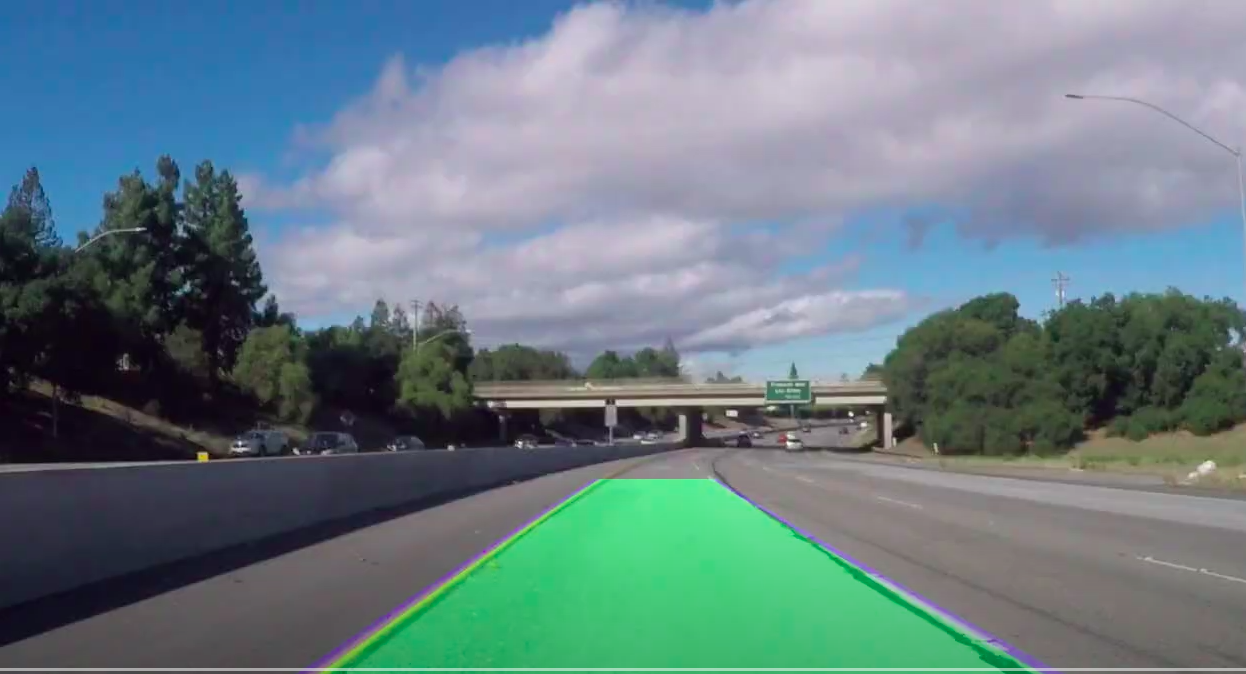
#> input picture Images/lane.png, 1246 x 674 px, given in place of the camera
$ jupyter execute lane_detection.ipynb   (text cells are left out)
#> lines starting #> are read from the running program, lines starting #| are printed output that depends on the picture
[cell 1]
import cv2 as cv
import numpy as np
import matplotlib.pyplot as plt
import tensorflow as tf

[cell 2]
def read_vid():
    print("Enter file name: ")
    url = input()
    cap = cv.VideoCapture(url)
    if not cap.isOpened():
        print("Cannot open file")
        exit()
    return cap

[cell 3]
# [8 lines left out: function process, not called in this run]

[cell 4]
# [12 lines left out: function process1, not called in this run]

[cell 5]
#yellow and white
def process2(frame):
    l1 = np.array([100,100,200],dtype=np.uint8)
    u1 = np.array([255,255,255],dtype=np.uint8)
    l2 = np.array([0,180,255],dtype=np.uint8)
    u2 = np.array([170,255,255],dtype=np.uint8)
    l3 = np.array([20,120,80],dtype=np.uint8)
    u3 = np.array([45,200,255],dtype=np.uint8)

    mask1 = cv.inRange(frame,l1,u1)
    mask2 = cv.inRange(frame,l2,u2)
    mask3 = cv.inRange(cv.cvtColor(frame,cv.COLOR_BGR2HLS),l3,u3)
    mask = cv.bitwise_or(mask1,mask2)
    mask = cv.bitwise_or(mask,mask3)

    blur = cv.GaussianBlur(mask,(5,5),0)
    canny = cv.Canny(blur,50,100)
    i = canny
    return mask

[cell 6]
def threshold_rel(img,l,h):
    vmin = np.min(img)
    vmax = np.max(img)
    lo = vmin + (vmax-vmin)*l
    hi = vmin + (vmax-vmin)*h
    return np.uint8((img>=lo)&(img<=hi))*255

def threshold_abs(img,l,h):
    return np.uint8((img>=l)&(img<=h))*255

def process3(frame):
    hls = cv.cvtColor(frame,cv.COLOR_BGR2HLS)
    hsv = cv.cvtColor(frame,cv.COLOR_BGR2HSV)
    h = hls[:,:,0]
    l = hls[:,:,1]
    s = hls[:,:,2]
    v = hsv[:,:,2]

    right_lane = threshold_rel(l, 0.8, 1.0)
    right_lane[:,:750] = 0

    left_lane = threshold_abs(h, 20, 30)
    left_lane &= threshold_rel(v, 0.7, 1.0)
    left_lane[:,550:] = 0

    mask = left_lane | right_lane


    blur = cv.GaussianBlur(mask,(5,5),0)
    canny = cv.Canny(blur,50,100)
    i = canny
    return mask

[cell 7]
#roi for approach1
def region_of_interest(img,pts=[(170,700),(1150,700),(700,450)]):
    polygons = np.array([pts])
    mask = np.zeros_like(img)
    cv.fillPoly(mask,polygons,255)
    masked_img = cv.bitwise_and(img,mask)
    return masked_img

[cell 8]
#warp perspective
def transform_backward(img,pts=None):
    x_size = img.shape[1]
    y_size = img.shape[0]
    if pts is None:
        mid_x = x_size//2
        top_y = 2*y_size//3
        top_margin = 93
        bottom_margin = 450
        pts = ([(mid_x-top_margin,top_y),(mid_x+top_margin,top_y),(mid_x-bottom_margin,y_size),(mid_x+bottom_margin,y_size)],
               [(mid_x-bottom_margin,0),(mid_x+bottom_margin,0),(mid_x-bottom_margin,y_size),(mid_x+bottom_margin,y_size)])

    pts1 = np.float32(pts[1])
    pts2 = np.float32(pts[0])
    M = cv.getPerspectiveTransform(pts1,pts2)
    new = cv.warpPerspective(img,M,(x_size,y_size),flags=cv.INTER_LINEAR)

    return new

[cell 9]
#warp perspective
def transform_forward(img,pts=None):
    x_size = img.shape[1]
    y_size = img.shape[0]
    if pts is None:
        mid_x = x_size//2
        top_y = 2*y_size//3
        top_margin = 93
        bottom_margin = 450
        pts = ([(mid_x-top_margin,top_y),(mid_x+top_margin,top_y),(mid_x-bottom_margin,y_size),(mid_x+bottom_margin,y_size)],
               [(mid_x-bottom_margin,0),(mid_x+bottom_margin,0),(mid_x-bottom_margin,y_size),(mid_x+bottom_margin,y_size)])

    pts1 = np.float32(pts[0])
    pts2 = np.float32(pts[1])
    M = cv.getPerspectiveTransform(pts1,pts2)
    new = cv.warpPerspective(img,M,(x_size,y_size),flags=cv.INTER_LINEAR)

    return new

[cell 10]
# [8 lines left out: function find_coordinates, not called in this run]

[cell 11]
def draw_lines(img,lines,full=None):
    lane_img = np.zeros_like(img)
    if lines is not None:
        for line in lines:
            x1,y1,x2,y2 = line.reshape(4)
            if (full is None) or (full == 0):
                cv.line(lane_img,(x1,y1),(x2,y2),(0,0,255),5)
            else:
                p = np.polyfit((x1,y1),(x2,y2),1)
                x1,y1,x2,y2 = find_coordinates(img,p).reshape(4)
                cv.line(lane_img,(x1,y1),(x2,y2),(0,0,255),5)
    return lane_img

[cell 12]
# [18 lines left out: function average_lines, not called in this run]

[cell 13]
#approach2: sliding window method
def find_lane(img,nwindows=10,margin=80,minpix=None):
    if minpix is None:
        minpix = margin*2
    assert (img.ndim == 2)
    new_bin = np.zeros_like(img)
    new_bin[img>0] = 1

    out = np.copy(cv.cvtColor(img,cv.COLOR_GRAY2BGR))
    out[out>0] = 255

    histogram = np.sum(new_bin[new_bin.shape[0]//2000:,:],axis=0)
    mid = histogram.shape[0]//2
    left_x = np.argmax(histogram[:mid])
    right_x = np.argmax(histogram[mid:]) + mid

    #find nonzero pixel index number in image (coordinates of bright)
    win_height = new_bin.shape[0]//nwindows
    nonzero = new_bin.nonzero()
    nonzero_x = np.array(nonzero[1])
    nonzero_y = np.array(nonzero[0])

    left_lane_ind = []
    right_lane_ind = []
    #find windows
    for win in range(nwindows):
        win_y_low = new_bin.shape[0] - (win+1)*win_height
        win_y_high = new_bin.shape[0] - win*win_height
        win_x_left_low = max(0,left_x-margin)
        win_x_left_high = left_x+margin
        win_x_right_low = right_x - margin
        win_x_right_high = min(new_bin.shape[1]-1,right_x+margin)

        #draw rectangel:
        cv.rectangle(out,(win_x_left_low,win_y_high),(win_x_left_high,win_y_low),(0,255,0),3)
        cv.rectangle(out,(win_x_right_low,win_y_high),(win_x_right_high,win_y_low),(0,255,0),3)

        #non-zero pixel within the windows, returned as positions(index) in nonzero_x
        left_ind = ((nonzero_y>=win_y_low) & (nonzero_y<=win_y_high) &
                    (nonzero_x>=win_x_left_low) & (nonzero_x<=win_x_left_high)).nonzero()[0]
        right_ind = ((nonzero_y>=win_y_low) & (nonzero_y<=win_y_high) &
                     (nonzero_x>=win_x_right_low) & (nonzero_x<=win_x_right_high)).nonzero()[0]
        left_lane_ind.append(left_ind)
        right_lane_ind.append(right_ind)

        #re-align centre
        if len(left_ind)>= minpix:
            left_x = int(np.mean(nonzero_x[left_ind]))
        if len(right_ind)>=minpix:
            right_x = int(np.mean(nonzero_x[right_ind]))

    #concatenate array of index of pixels inside all boxes
    left_lane_ind = np.concatenate(left_lane_ind)
    right_lane_ind = np.concatenate(right_lane_ind)

    #coordinates of final "good pixels" i.e inside the boxes
    left_x = nonzero_x[left_lane_ind]
    left_y = nonzero_y[left_lane_ind]
    right_x = nonzero_x[right_lane_ind]
    right_y = nonzero_y[right_lane_ind]

    #color the good pixels
    out[left_y,left_x] = [255,0,0]
    out[right_y,right_x] = [0,0,255]

    #fit 2nd order poly
    left_fit,right_fit = np.array([]),np.array([])

    if (left_y.size!=0) and (left_x.size!=0):
        left_fit = np.polyfit(left_y,left_x,2)
    if (right_y.size!=0) and (right_x.size!=0):
        right_fit = np.polyfit(right_y,right_x,2)


    #get coordinates of poly
    y_val = np.linspace(0,new_bin.shape[0]-1,new_bin.shape[0])
    left_x_val,right_x_val = np.array([]),np.array([])
    if left_fit.size!=0:
        left_x_val = left_fit[0]*y_val**2 + left_fit[1]*y_val + left_fit[2]
    if right_fit.size!=0:
        right_x_val = right_fit[0]*y_val**2 + right_fit[1]*y_val + right_fit[2]

    #draw poly
    #left_points,right_points = np.array([]),np.array([])
    if left_x_val.size!=0:
        left_points = np.array([np.vstack([left_x_val,y_val]).T])
        pts = np.array(left_points.squeeze(),np.int32)
        pts.reshape((-1,1,2))
        cv.polylines(out,[pts],False,(254,0,0),50)
    if right_x_val.size!=0:
        right_points = np.array([np.flipud(np.vstack([right_x_val,y_val]).T)])
        pts = np.array(right_points.squeeze(),np.int32)
        pts.reshape((-1,1,2))
        cv.polylines(out,[pts],False,(254,0,0),50)
    lane = np.copy(out)
    lane[out==255] = 0
    if (left_x_val.size!=0) and (right_x_val.size!=0):
        pts = np.hstack((left_points,right_points))
        cv.fillPoly(lane,np.int_([pts]),(0,254,0))
    return out,lane

[cell 14]
#take input file
capt = read_vid()
_,frame = capt.read()
#> frame is the input picture: shape (674, 1246, 3); mean B, G, R 131.7, 125.6, 104.9
plt.imshow(frame)
plt.imshow(frame)

[cell 15]
#apporach1: basic roi and edges
cap = capt
while True:
    _,frame = cap.read()
    if not _:
        break
    roi = region_of_interest(process2(frame))
#> in region_of_interest, `polygons = np.array([pts])`: polygons = [[170, 700], [1150, 700], [700, 450]]
    lines = cv.HoughLinesP(roi,2,np.pi/180,100,np.array([]),minLineLength=40,maxLineGap=5)
#> lines = [[346, 655, 419, 602]]
    #avg_lines = average_lines(frame,lines)
    final = cv.addWeighted(frame,0.8,draw_lines(frame,lines),1,1)
#> the loop in draw_lines, `for line in lines:` made 1 pass
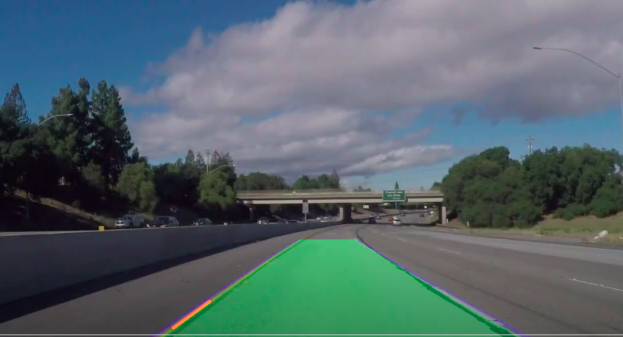
#> final: shape (674, 1246, 3) (shown at 1/2 size); mean B, G, R 106.3, 101.5, 85.1
    cv.imshow('hey',final)
    k = cv.waitKey(1)
#> (key q is pressed here)
    if k == ord('q'):
        break
    if k == ord('p'):
        cv.waitKey(0)

#cap.release()
cv.destroyAllWindows()

[cell 16]
#approach 2: sliding window on detected yellow and white
cap = capt
fourcc = cv.VideoWriter_fourcc(*'MJPG')
#> fourcc = 1196444237
#output = cv.VideoWriter('output2.avi',fourcc,30.0,(1280,720))
while True:
    _,frame = cap.read()
    if not _:
        break
    new = process3(transform_forward(frame))
#> in transform_forward, `M = cv.getPerspectiveTransform(pts1,pts2)`: M = [[-0.726, -1.6, 1075.6], [-4.24e-16, -2.18, 977.1], [-1.02e-18, -0.00256, 1]]
#> in process3, `v = hsv[:,:,2]`:
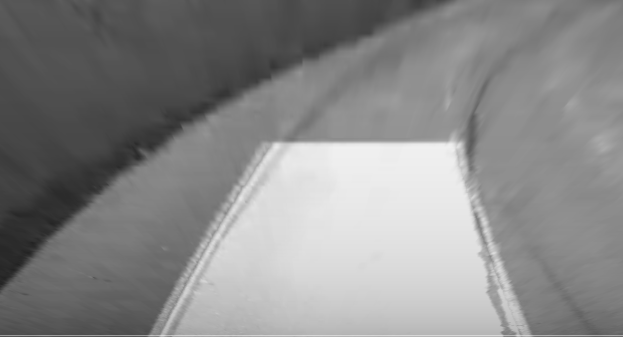
#> v: shape (674, 1246) (shown at 1/2 size); min 32, max 240, mean 136.7
#> in threshold_rel, `vmin = np.min(img)`: vmin = 26
#> in threshold_rel, `vmax = np.max(img)`: vmax = 198
#> in threshold_rel, `lo = vmin + (vmax-vmin)*l`: lo = 163.6
#> in threshold_rel, `hi = vmin + (vmax-vmin)*h`: hi = 198
    #lines = cv.HoughLinesP(new,2,np.pi/180,100,np.array([]),minLineLength=40,maxLineGap=5)
    #avg_lines = average_lines(frame,lines)
    #lanes = transform_backward(draw_lines(frame,lines))
    out,lanes = find_lane(new)
#> after the loop in find_lane, `for win in range(nwindows):`: left_lane_ind = [[10885, 11173], empty array, empty array, empty array, empty array, empty array, empty array, empty array, empty array, empty array]; right_lane_ind = 10 items
#> in find_lane, `left_lane_ind = np.concatenate(left_lane_ind)`: left_lane_ind = [10885, 11173]
#> in find_lane, `right_lane_ind = np.concatenate(right_lane_ind)`: right_lane_ind = 9369 values, max 11409 at index 321, min 0 at index 9345, mean 5212.2
#> in find_lane, `left_x = nonzero_x[left_lane_ind]`: left_x = [318, 318]
#> in find_lane, `left_y = nonzero_y[left_lane_ind]`: left_y = [670, 671]
#> in find_lane, `right_x = nonzero_x[right_lane_ind]`: right_x = 9369 values, max 985 at index 160, min 823 at index 5432, mean 898
#> in find_lane, `right_y = nonzero_y[right_lane_ind]`: right_y = 9369 values, max 671 at index 161, min 199 at index 9345, mean 366.5
#> in find_lane, `left_fit = np.polyfit(left_y,left_x,2)`: left_fit = [-0.000118, 0.158, 265]
#> in find_lane, `right_fit = np.polyfit(right_y,right_x,2)`: right_fit = [-0.000584, 0.632, 748.6]
#> in find_lane, `left_x_val = left_fit[0]*y_val**2 + left_fit[1]*y_val + left_fit[2]`: left_x_val = 674 values, max 318 at index 670, min 265 at index 0, mean 300.4
#> in find_lane, `right_x_val = right_fit[0]*y_val**2 + right_fit[1]*y_val + right_fit[2]`: right_x_val = 674 values, max 919.4 at index 541, min 748.6 at index 0, mean 872.9
#> in find_lane, `left_points = np.array([np.vstack([left_x_val,y_val]).T])`: left_points = 674 pairs, first value 265 to 318, second value 0 to 673
#> in find_lane, `pts = np.array(left_points.squeeze(),np.int32)`: pts = 674 pairs, first value 265 to 317, second value 0 to 673
#> in find_lane, `right_points = np.array([np.flipud(np.vstack([right_x_val,y_val]).T)])`: right_points = 674 pairs, first value 748.6 to 919.4, second value 0 to 673
#> in find_lane, `pts = np.array(right_points.squeeze(),np.int32)`: pts = 674 pairs, first value 748 to 919, second value 0 to 673
#> in find_lane, `pts = np.hstack((left_points,right_points))`: pts = 1348 pairs, first value 265 to 919.4, second value 0 to 673
#> in find_lane, `cv.fillPoly(lane,np.int_([pts]),(0,254,0))`:
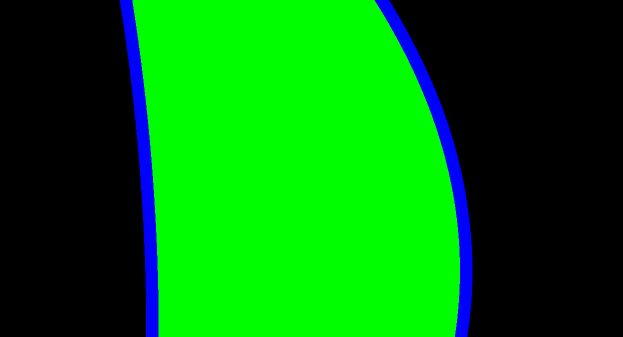
#> lane: shape (674, 1246, 3) (shown at 1/2 size); mean of channels 0, 1, 2 10.4, 116.9, 0; drawn as B, G, R
    lanes = transform_backward(lanes)
#> in transform_backward, `M = cv.getPerspectiveTransform(pts1,pts2)`: M = [[0.207, -0.733, 494.2], [2.3e-16, -0.46, 449], [5.11e-19, -0.00118, 1]]
    final = cv.addWeighted(frame,1,lanes,0.35,1)
    cv.imshow('birds eye',cv.resize(out,(250,300)))
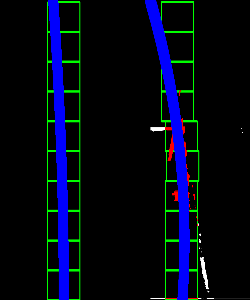
#> window 'birds eye': shape (300, 250, 3); mean B, G, R 22, 8, 1.7
    cv.imshow('result',final)
    #cv.imshow('t',cv.resize(process(transform_forward(frame)),(250,300)))
    #output.write(final.astype('uint8'))
    k = cv.waitKey(1)
#> (key q is pressed here)
    if k == ord('q'):
        break
    if k == ord('p'):
        cv.waitKey(0)

cap.release()
#output.release()
cv.destroyAllWindows()

[cell 17]
pts = ([(550,460),(770,460),(150,720),(1200,720)],
      [(100,0),(1100,0),(100,720),(1100,720)])

[cell 18]
new = process2(transform_forward(frame))
a,b = find_lane(new)
#> call 2 of find_lane, with nwindows = 10, margin = 80
#> after the loop in find_lane (call 2), `for win in range(nwindows):`:
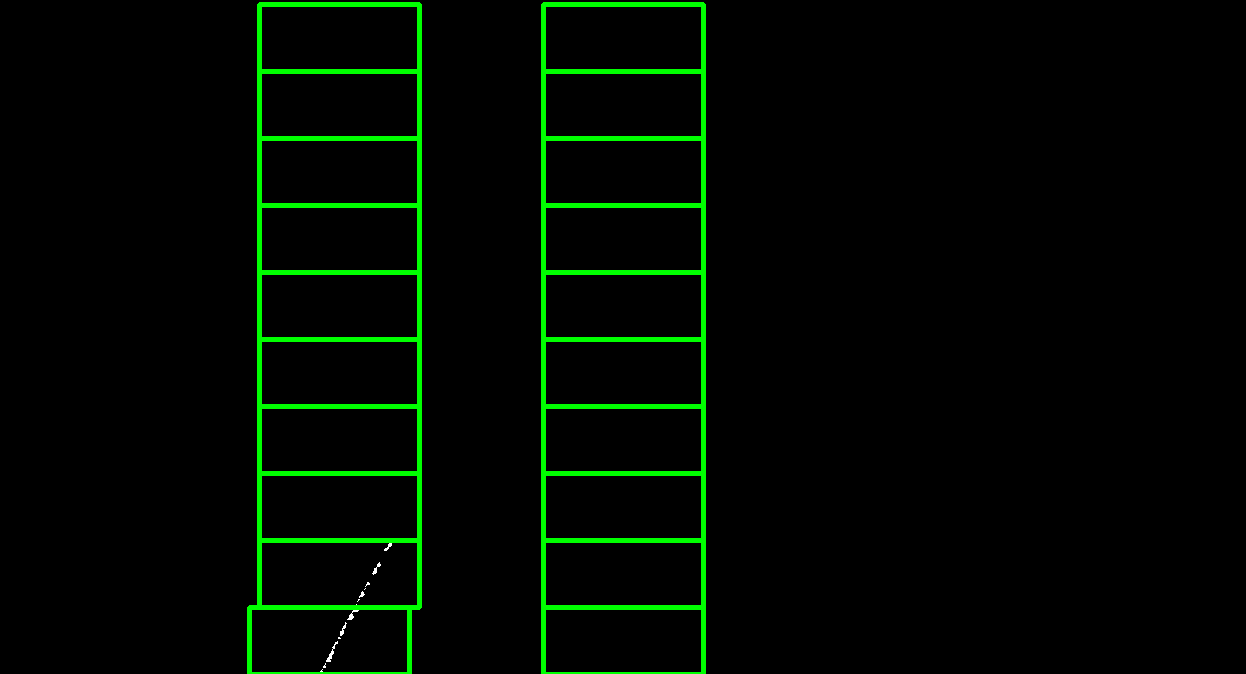
#> out: shape (674, 1246, 3); mean of channels 0, 1, 2 0.1, 9.1, 0.1; drawn as B, G, R
#> after the loop in find_lane (call 2), `for win in range(nwindows):`: left_lane_ind = 10 items; right_lane_ind = [empty array, empty array, empty array, empty array, empty array, empty array, empty array, empty array, empty array, empty array]
#> in find_lane (call 2), `left_lane_ind = np.concatenate(left_lane_ind)`: left_lane_ind = 289 values, max 283 at index 172, min 0 at index 287, mean 140.6
#> in find_lane (call 2), `right_lane_ind = np.concatenate(right_lane_ind)`: right_lane_ind = empty array
#> in find_lane (call 2), `left_x = nonzero_x[left_lane_ind]`: left_x = 289 values, max 391 at index 179, min 320 at index 165, mean 353.1
#> in find_lane (call 2), `left_y = nonzero_y[left_lane_ind]`: left_y = 289 values, max 673 at index 172, min 539 at index 287, mean 611.1
#> in find_lane (call 2), `right_x = nonzero_x[right_lane_ind]`: right_x = empty array
#> in find_lane (call 2), `left_fit = np.polyfit(left_y,left_x,2)`: left_fit = [0.000135, -0.694, 726.8]
#> in find_lane (call 2), `left_x_val = left_fit[0]*y_val**2 + left_fit[1]*y_val + left_fit[2]`: left_x_val = 674 values, max 726.8 at index 0, min 320.7 at index 673, mean 513.6
#> in find_lane (call 2), `left_points = np.array([np.vstack([left_x_val,y_val]).T])`: left_points = 674 pairs, first value 320.7 to 726.8, second value 0 to 673
#> in find_lane (call 2), `pts = np.array(left_points.squeeze(),np.int32)`: pts = 674 pairs, first value 320 to 726, second value 0 to 673
#> in find_lane (call 2), `cv.polylines(out,[pts],False,(254,0,0),50)`:
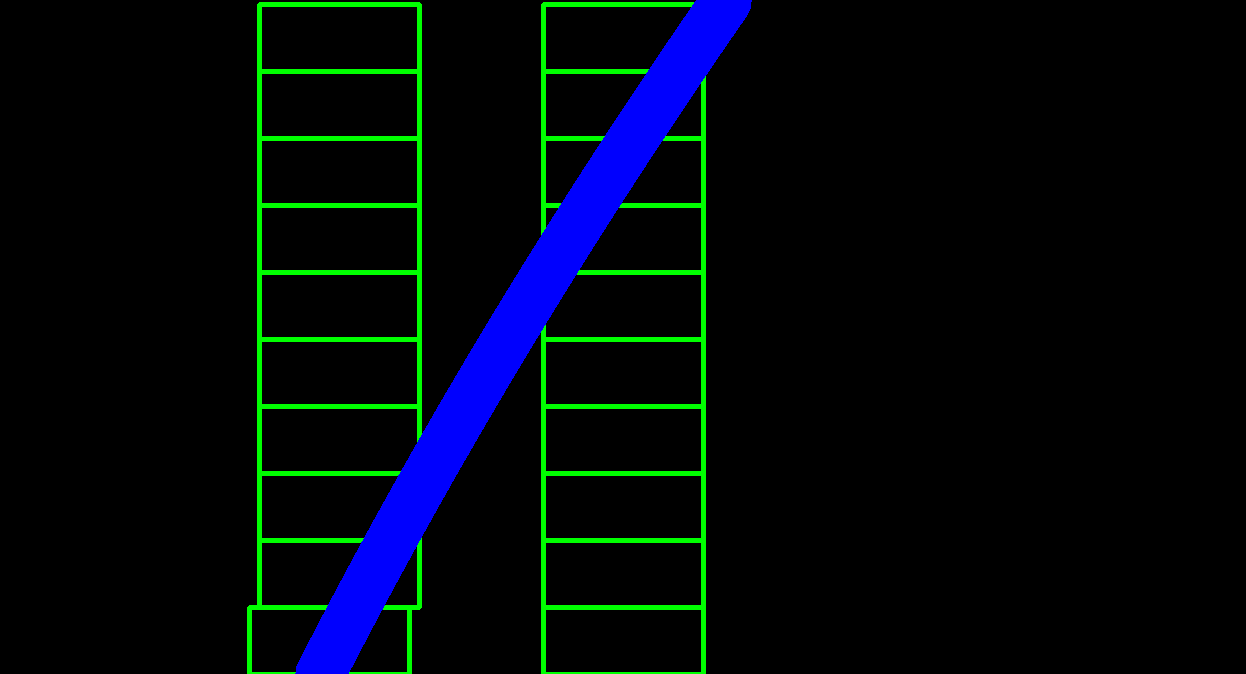
#> out: shape (674, 1246, 3); mean of channels 0, 1, 2 12, 8, 0; drawn as B, G, R
plt.imshow(a)

[cell 19]
frame.shape
